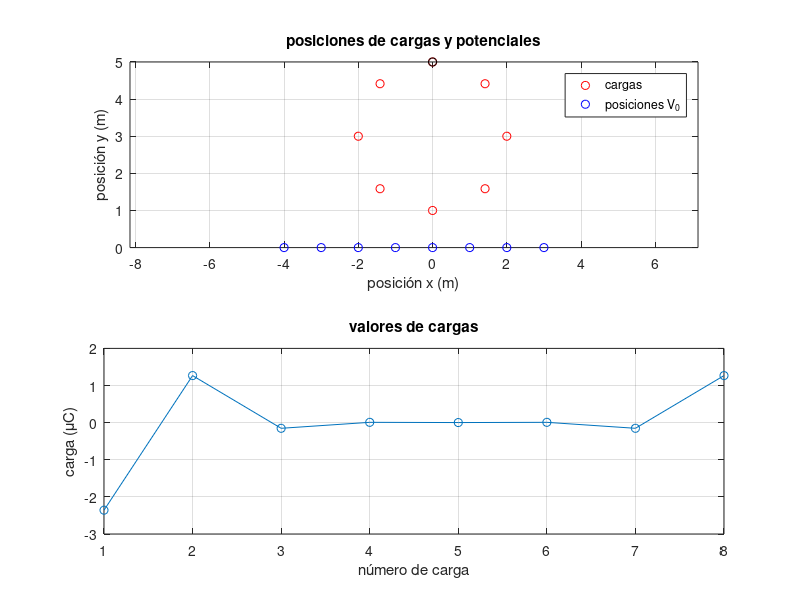

This figure's MATLAB source:
%%  C2_2022_1_Cargas.m
clear ; clc ; figure(201) ;

%% DATOS
N=8 ; w=2*pi/N ; V0=5 ; K=9E9 ; % unidades SI

[x,y,z]=deal(zeros(N,1)) ; % pre-alojar espacio
n=1:N ; % etiquetar cargas y posiciones por índice
x=2*cos((n-1)*w+pi/2) ; y=2*sin((n-1)*w+pi/2)+3 ; % posiciones cargas
[X,Y,Z]=deal(zeros(N,1)) ;
X=(n-1)-N/2 ; % posiciones potencial
subplot(2,1,1) ;
plot(x,y,'or',X,Y,'ob',x(1),y(1),'ok') ; axis equal ; grid on ;
xlabel('posición x (m)') ; ylabel('posición y (m)') ;
legend('cargas','posiciones V_0') ; title('posiciones de cargas y potenciales') ;

%% CARGAS 
d=zeros(N,N) ;
for i=1:N % posiciones
    for j=1:N % cargas
       d(i,j)=sqrt((x(j)-X(i))^2+(y(j)-Y(i))^2) ; 
    end
end
U=K./d ; % matriz coeficientes
V=ones(N,1)*V0 ; % columna términos independientes
q=inv(U)*V ; % resolver
uC=1E-6 ; % unidades micro-Coulombios
subplot(2,1,2) ; plot(n,q/uC,'o-') ; grid on ; title('valores de cargas') ;
xlabel('número de carga') ; ylabel('carga (\muC)') ;
